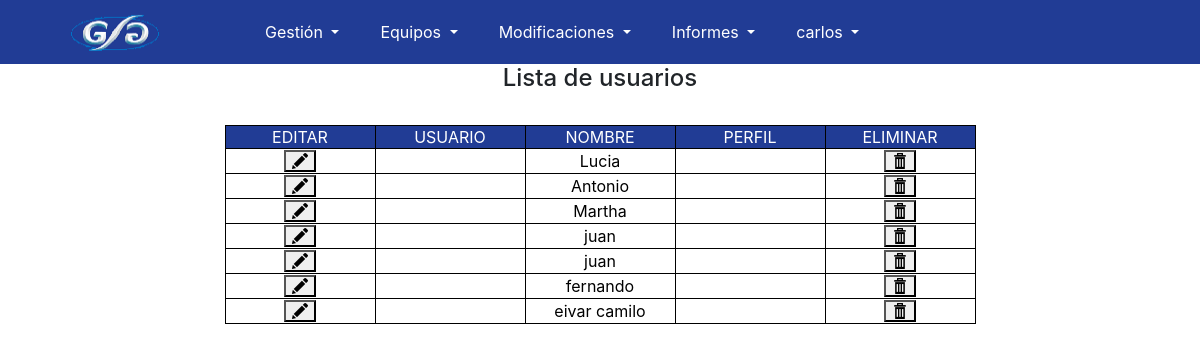
The app's page /listaUsuarios.php (signed in) with its own data.
### tables this page shows
CREATE TABLE `usuarios` (
  `id` int(255) NOT NULL,
  `nombre` varchar(100) NOT NULL,
  `apellidos` varchar(100) NOT NULL,
  `email` varchar(255) NOT NULL,
  `password` varchar(255) NOT NULL,
  `fecha` date NOT NULL
);

### Libs/consultas.php (called while the page is built, shortened)
<?php
function listaUsuarios(){
	$listaUsuarios = "SELECT * FROM usuarios";
	return $listaUsuarios;
}
?>

### listaUsuarios.php (the view, shortened to what this page needs)
<?php
include 'header.php';
include 'Libs/consultas.php';
?>
<html>
<head>
</head>
<body>
<div align="center">
<h1>Lista de usuarios</h1><br>
<form action="editUsuario.php" method="post">
<table class="tablaDatos">
	<tr align="center" class="titulo">
		<td>EDITAR</td>
		<td>USUARIO</td>
		<td>NOMBRE</td>
		<td>PERFIL</td>
		<td>ELIMINAR</td>
	</tr>
	<?php
	$usuarios = listaUsuarios();
	$result=mysqli_query($conn, $usuarios);
	while ($row=mysqli_fetch_array($result)) {
		echo "<tr align='center' class='contenido'>";
			echo "<td> <button type='submit' name='idUsuario' id='idUsuario' value='".$row['id']."'><img src='img/edit.png'/></button></td>";
			echo "<td>".$row['usuario']."</td>";
			echo "<td>".$row['nombre']."</td>";
			echo "<td>".$row['perfil']."</td>";
			echo "<td> <button type='submit' name='eliminar' id='eliminar' value='".$row['id']."'><img src='img/delete.png'/></button></td>";
		echo "</tr>";
	}
	?>
</table>
</form>
</body>
</html>

### Estilos/estilosApp.css (style rules this page uses)
h1 { font-size: 2vw; }
h1, h2 { text-align: center; }
table.tablaDatos { border: 1px solid #000; border-collapse: collapse; width: 600px; }
table.tablaDatos td { border: 1px solid #000; min-width: 150px; max-width: auto; }
table.tablaDatos tr.contenido { color: #000; background: white; }
table .titulo { background-color: #213C95; color: white; }

### Estilos/estilosMenu.css (style rules this page uses)
h1 { text-align: center; }

### records on screen
usuarios: $row['id'] 1 (drawn), nombre "Lucia"
usuarios: $row['id'] 2 (drawn), nombre "Antonio"
usuarios: $row['id'] 3 (drawn), nombre "Martha"
usuarios: $row['id'] 4 (drawn), nombre "juan"
usuarios: $row['id'] 5 (drawn), nombre "juan"
usuarios: $row['id'] 6 (drawn), nombre "fernando"
usuarios: $row['id'] 7 (drawn), nombre "eivar camilo"

### other values on screen
$nombre "carlos"
